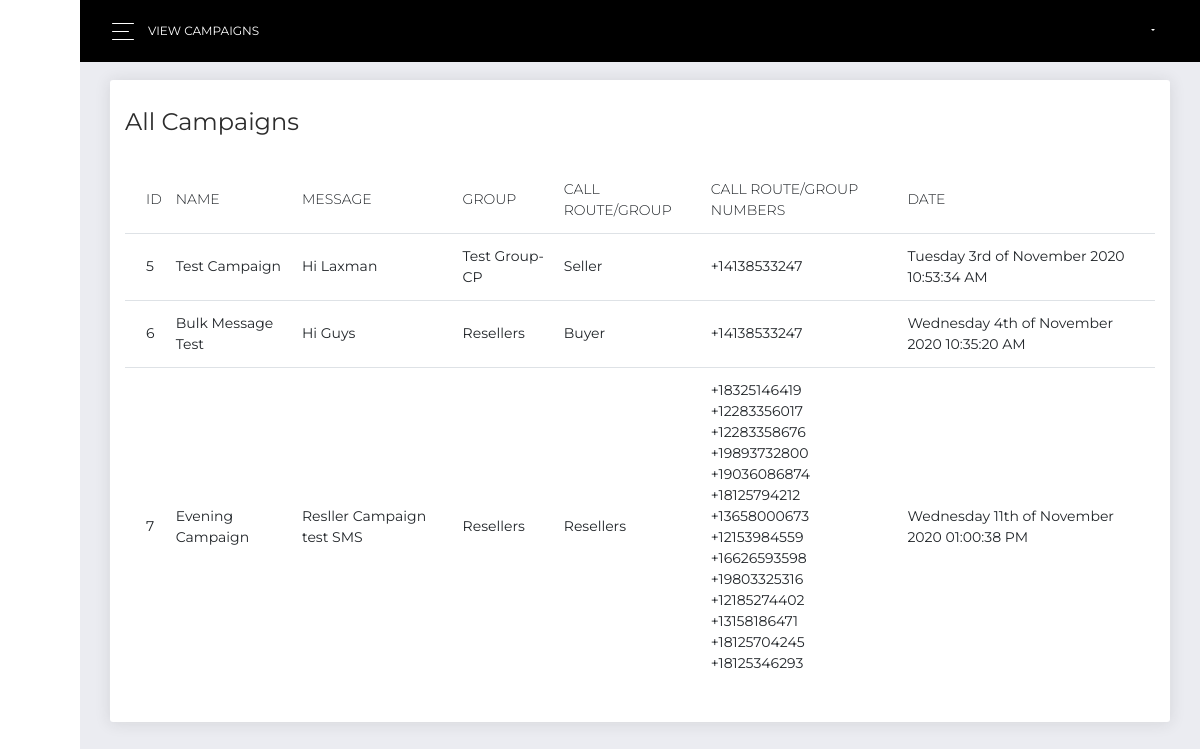
Page /view_campaign.php (signed in) on the committed database.
### tables this page shows
CREATE TABLE `campaign` (
  `campaign_id` int(11) NOT NULL,
  `campaign_name` varchar(255) NOT NULL,
  `campaign_message` text NOT NULL,
  `campaign_group` varchar(255) NOT NULL,
  `campaign_call_route` varchar(255) NOT NULL,
  `campaign_route_numbers` text NOT NULL,
  `campaign_status` int(4) NOT NULL DEFAULT 1,
  `createdon` timestamp NOT NULL DEFAULT current_timestamp()
);

CREATE TABLE `add_group` (
  `add_group_id` int(11) NOT NULL,
  `add_group_name` varchar(255) NOT NULL,
  `add_group_status` int(4) NOT NULL,
  `createdon` timestamp NOT NULL DEFAULT current_timestamp()
);

### view_campaign.php (the view, shortened to what this page needs)
<?php
  include 'inc/head.php';
  include 'connection.php';
  $query_campaign_count= "SELECT * FROM campaign";
  $result_campaign_count = mysqli_query($connect,$query_campaign_count);
?>
  <body class=" sidebar-mini ">
    <div class="wrapper ">
      <div class="main-panel" id="main-panel">
        <?php
          include 'inc/nav.php';
        ?>
        <div class="content">
          <div class="row">
            <div class="col-md-12">
              <div class="card">
                <div class="card-header">
                  <h4 class="card-title"> All Campaigns</h4>
                </div>
                <div class="card-body">
                  <div class="table-responsive">
                    <table class="table table-shopping">
                      <thead class="">
                        <th  class="text-center" >
                        </th>
                        <th >ID</th>
                        <th >Name</th>
                        <th >Message</th>
                        <th >Group</th>
                        <th >Call Route/Group</th>
                        <th >Call Route/Group Numbers</th>
                        <th >Date</th>
                      </thead>
                      <tbody>
                        <?php
                          while($row=mysqli_fetch_assoc($result_campaign_count)) {
                            $query_do = "SELECT * FROM add_group where add_group_id = {$row['campaign_group']}";
                            $result_do = mysqli_query($connect, $query_do);
                            $row_do=mysqli_fetch_assoc($result_do)
                        ?>
                          <tr>
                            <td>
                            </td>
                            <td><?= $row['campaign_id']; ?></td>
                            <td><?= $row['campaign_name']; ?></td>
                            <td><?= $row['campaign_message']; ?></td>
                            <td><?= $row_do['add_group_name']; ?></td>
                            <td><?= $row['campaign_call_route']; ?></td>
                            <td>
                              <?php
                                foreach(unserialize($row['campaign_route_numbers']) as $num)
                                {
                                    echo $num."<br>";
                                }
                              ?>
                            </td>
                            <td><?=date("l jS \of F Y h:i:s A",strtotime($row['createdon']))?></td>
                        </tr>
                        <?php
                         }
                        ?>
                      </tbody>
                    </table>
                  </div>
                </div>
              </div>
            </div>
          </div>
        </div>
      </div>
    </div>
    <?php
      include 'inc/footer.php';
    ?>

### rows in the picture
campaign: campaign_id "5", campaign_name "Test Campaign", campaign_message "Hi Laxman", add_group.add_group_name "Test Group-CP", campaign_call_route "Seller", campaign_route_numbers "+14138533247", createdon "Tuesday 3rd of November 2020 10:53:34 AM"
campaign: campaign_id "6", campaign_name "Bulk Message Test", campaign_message "Hi Guys", add_group.add_group_name "Resellers", campaign_call_route "Buyer", campaign_route_numbers "+14138533247", createdon "Wednesday 4th of November 2020 10:35:20 AM"
campaign: campaign_id "7", campaign_name "Evening Campaign", campaign_message "Resller Campaign test SMS", add_group.add_group_name "Resellers", campaign_call_route "Resellers", campaign_route_numbers "+18325146419", campaign_route_numbers "+12283356017", campaign_route_numbers "+12283358676", campaign_route_numbers "+19893732800", campaign_route_numbers "+19036086874", campaign_route_numbers "+18125794212", campaign_route_numbers "+13658000673", campaign_route_numbers "+12153984559", campaign_route_numbers "+16626593598", campaign_route_numbers "+19803325316", campaign_route_numbers "+12185274402", campaign_route_numbers "+13158186471", campaign_route_numbers "+18125704245", campaign_route_numbers "+18125346293", createdon "Wednesday 11th of November 2020 01:00:38 PM"

### other values in the picture
$page_name "VIEW CAMPAIGNS"
